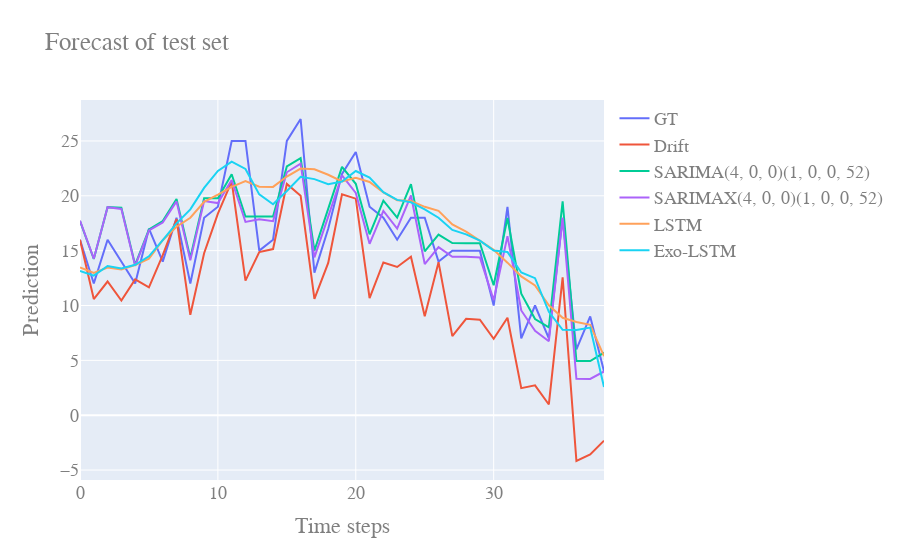
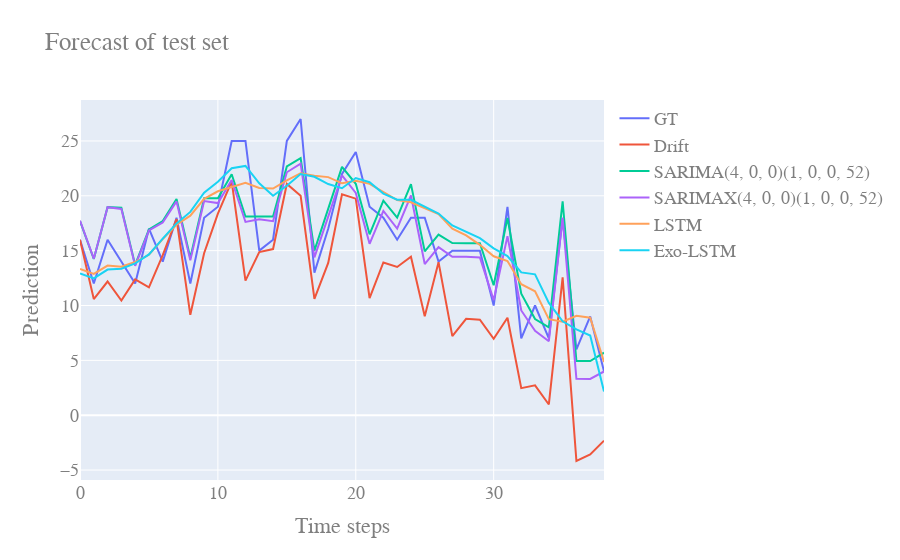
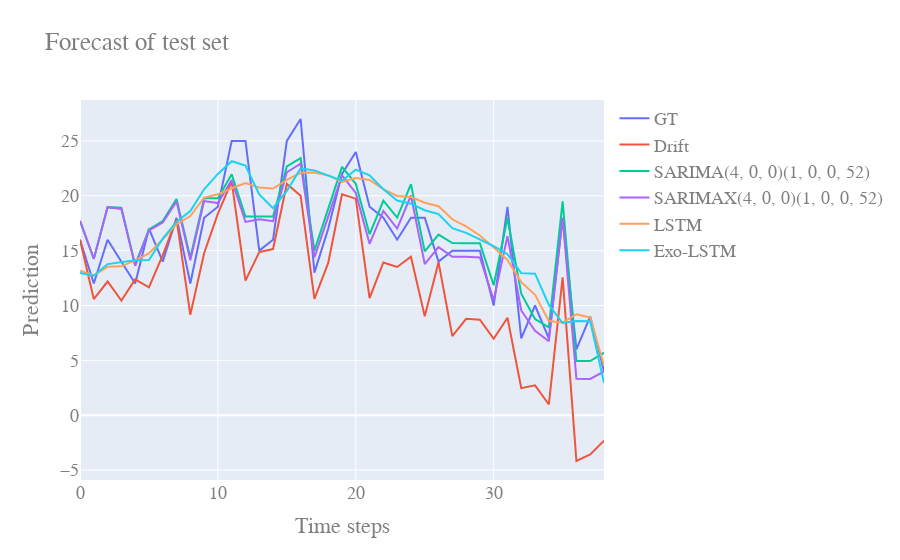
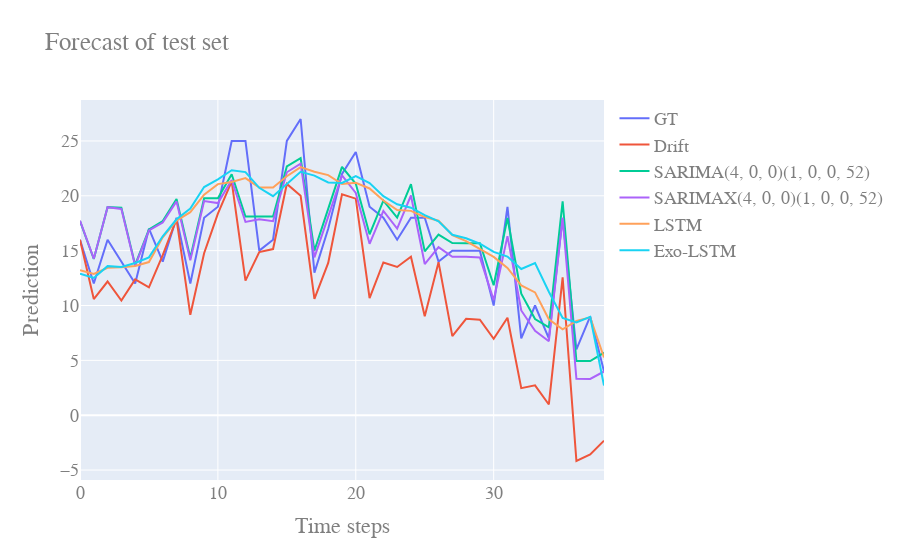

Notebook source saved alongside these figures, in order:
### Markdown cell above
# Forecasting evaluation

### Code cell
single_run_results = []
n_runs = 5

for dataset in aug_datasets:
    print("Running forecasting for sales in", dataset)
    curr_def_rmse = curr_def_mae = curr_aug_rmse = curr_aug_mae = 0
    for run in range(n_runs):
        print ("Run #", run+1)
        # Load the default and augmented versions of the data
        aug_dataset = aug_datasets[dataset]
        def_dataset = def_datasets[dataset]

        # Create training and test data
        def_train, def_test = ts_train_test_split(def_dataset)
        aug_train, aug_test = ts_train_test_split(aug_dataset)

        def_tr_df, def_te_df = prepare_for_network(def_train, def_test)
        aug_tr_df, aug_te_df = prepare_for_network(aug_train, aug_test)
       
        # Extract the columns which display most correlation with the value we are trying to predict.
        # As it can be seen in the 
        default_desired_input_features = cols_with_most_corr(def_dataset)
        aug_desired_input_features = cols_with_most_corr(def_dataset)
        aug_desired_input_features.append(10)
        
        print("Default input features:", default_desired_input_features)
        print("Input features with exogenous data:", aug_desired_input_features)

        # Prepare data for the LSTM Network. We need to create sequences of inputs and outputs
        # so that our time series problem esentially becomes a "supervised regression problem"
        def_inp_tr, def_out_tr, def_inp_te, def_out_te = build_in_out_seq(def_tr_df, def_te_df, default_desired_input_features)
        aug_inp_tr, aug_out_tr, aug_inp_te, aug_out_te = build_in_out_seq(aug_tr_df, aug_te_df, aug_desired_input_features)

        # Transform the input and output sequences into PyTorch Tensors in order to feed them to the model
        def_x_train=torch.cat((torch.Tensor(def_inp_tr),torch.Tensor(def_out_tr)),1)
        def_x_test=torch.Tensor(def_inp_te)
        aug_x_train=torch.cat((torch.Tensor(aug_inp_tr),torch.Tensor(aug_out_tr)),1)
        aug_x_test=torch.Tensor(aug_inp_te)

        # Define the two LSTM Models and Optimizer objects (one for the default data and the other for the augmented)
        # First create the LSTM Model that will be used for forecasting
        loss_fn = nn.MSELoss()

        def_LSTM_Model = Model(input_size=len(default_desired_input_features), hidden_size=len(default_desired_input_features)*21, output_size=len(default_desired_input_features))
        def_optimizer = optim.Adam(def_LSTM_Model.parameters(), lr=1e-3)
        def_scheduler = optim.lr_scheduler.StepLR(optimizer=def_optimizer, step_size=25, gamma=0.1)
        def_opt_obj = Optimization(def_LSTM_Model, loss_fn, def_optimizer, def_scheduler)

        aug_LSTM_Model = Model(input_size=len(aug_desired_input_features), hidden_size=len(aug_desired_input_features)*21, output_size=len(aug_desired_input_features))
        aug_optimizer = optim.Adam(aug_LSTM_Model.parameters(), lr=1e-3)
        aug_scheduler = optim.lr_scheduler.StepLR(optimizer=aug_optimizer, step_size=25, gamma=0.1)
        aug_opt_obj = Optimization(aug_LSTM_Model, loss_fn, aug_optimizer, aug_scheduler)
        
        ## Run Drift + seasonality forecast as baseline
        print("Running Drift and Seasonal Drift models based on STL Decomposition...")
        f_steps = def_test.shape[0]
        decomp = decompose(def_train["TMEDIA °C"], period=52)
        drift_forecast = forecast(decomp, steps=f_steps, fc_func=drift, seasonal=True)
        drift_rmse = sm.tools.eval_measures.rmse(def_test["TMEDIA °C"].values, drift_forecast["drift+seasonal"].values)
        drift_mae = sm.tools.eval_measures.meanabs(def_test["TMEDIA °C"].values, drift_forecast["drift+seasonal"].values)
        print("Done\n")
        
        # Run ARIMA as another baseline
        print("Running SARIMA model...")
        # Fit your model
        sarima_model = pm.auto_arima(def_train["TMEDIA °C"], seasonal=True, m=52, suppress_warnings=True, max_order=None, \
                                    start_p=3, start_q=0, start_P=0, start_Q=0, \
                                    max_p=6, max_d=1, max_q=1, max_P=1, max_D=1, max_Q=1)
        # Get model params
        sarima_order = sarima_model.get_params()["order"]
        sarima_s_order = sarima_model.get_params()["seasonal_order"]
        # Predict #test steps into the future
        sarima_forecasts = sarima_model.predict(f_steps)  
        sarima_rmse = sm.tools.eval_measures.rmse(def_test["TMEDIA °C"].values, sarima_forecasts)
        sarima_mae = sm.tools.eval_measures.meanabs(def_test["TMEDIA °C"].values, sarima_forecasts)
        print("Done\n")
        
        print("Running SARIMAX model...")
        sarimax_model = SARIMAX(endog=aug_train["TMEDIA °C"], exog=aug_train.iloc[:, [10]], \
                                order=sarima_order, seasonal_order=sarima_s_order)
        sarimax_fitted = sarimax_model.fit()
        sarimax_forecasts = sarimax_fitted.forecast(f_steps, exog=aug_test.iloc[:, [10]])  
        sarimax_rmse = sm.tools.eval_measures.rmse(def_test["TMEDIA °C"].values, sarimax_forecasts)
        sarimax_mae = sm.tools.eval_measures.meanabs(def_test["TMEDIA °C"].values, sarimax_forecasts)
        print("Done\n")

        # Run LSTM and Exo-LSTM
        print("Training the default LSTM model...")
        def_opt_obj.train(def_x_train[:,:-1],def_x_train[:,1:],def_x_train[:,:-1],def_x_train[:,1:], do_teacher_forcing=True, n_epochs=len(default_desired_input_features)*10)
        print("Done\n")
        print("Training the augmented Exo-LSTM model...")
        aug_opt_obj.train(aug_x_train[:,:-1],aug_x_train[:,1:],aug_x_train[:,:-1],aug_x_train[:,1:], do_teacher_forcing=True, n_epochs=len(aug_desired_input_features)*10)
        print("Done\n")

        def_pred=def_LSTM_Model(def_x_test, f_steps)
        aug_pred=aug_LSTM_Model(aug_x_test, f_steps)

        # Check results of both forecasts
        def_mean = np.mean(def_train["TMEDIA °C"].values)
        def_std = np.std(def_train["TMEDIA °C"].values)
        aug_mean = np.mean(aug_train["TMEDIA °C"].values)
        aug_std = np.std(aug_train["TMEDIA °C"].values)
        
        curr_def_rmse, curr_def_mae = check_lstm_forecast_results(def_pred, def_inp_te, def_out_te, def_mean, def_std)
        curr_aug_rmse, curr_aug_mae = check_lstm_forecast_results(aug_pred, aug_inp_te, aug_out_te, aug_mean, aug_std)
        
        fig = go.Figure()
        
        x_labels = list(range(0,f_steps))
        fig.add_trace(go.Scatter(x=x_labels, y=def_out_te[0,:,0]*def_std+def_mean,
                    mode='lines', name='GT'))
        fig.add_trace(go.Scatter(x=x_labels, y=drift_forecast["drift+seasonal"].values,
                    mode='lines', name='Drift'))
        fig.add_trace(go.Scatter(x=x_labels, y=sarima_forecasts,
                    mode='lines', name='SARIMA'+str(sarima_order)+str(sarima_s_order)))
        fig.add_trace(go.Scatter(x=x_labels, y=sarimax_forecasts,
                    mode='lines', name='SARIMAX'+str(sarima_order)+str(sarima_s_order)))
        fig.add_trace(go.Scatter(x=x_labels, y=def_pred[0,:,0].detach().cpu().numpy()*def_std+def_mean,
                    mode='lines', name='LSTM'))
        fig.add_trace(go.Scatter(x=x_labels, y=aug_pred[0,:,0].detach().cpu().numpy()*aug_std+aug_mean,
                    mode='lines', name='Exo-LSTM'))
        # Update plot title and axis titles, then save plot as a HTML File
        fig.update_layout(
            title="Forecast of test set",
            xaxis_title="Time steps",
            yaxis_title="Prediction",
            font=dict(
                family="Courier New, monospace",
                size=18,
                color="#7f7f7f"
            )
        )
        fig.show()
        pltio.write_html(fig, dataset+"-"+"run"+str(run+1)+"-weather-results.html")
        print("Scaled MAE for LSTM:", MASE((def_inp_te[0,:,0] * def_std) + def_mean, (def_out_te[0,:,0] * def_std) + def_mean, (def_pred[0,-39:,0].detach().cpu().numpy()*def_std)+def_mean))
        print("Scaled MAE for Exo-LSTM:", MASE((aug_inp_te[0,:,0] * aug_std) + aug_mean, (aug_out_te[0,:,0] * aug_std) + aug_mean, (aug_pred[0,-39:,0].detach().cpu().numpy()*aug_std)+aug_mean))
        single_run_results.append([dataset, "run "+str(run+1), drift_rmse, sarima_rmse, sarimax_rmse, curr_def_rmse, curr_aug_rmse, \
                                   drift_mae, sarima_mae, sarimax_mae, curr_def_mae, curr_aug_mae])
        print()

### Figure 1 — Plotly figure (JSON) as saved in the notebook; plotly's stock layout.template omitted (floating-point values rounded to 4 significant figures)
{"data": [{"mode": "lines", "name": "GT", "type": "scatter", "x": [0, 1, 2, 3, 4, 5, 6, 7, 8, 9, 10, 11, 12, 13, 14, 15, 16, 17, 18, 19, 20, 21, 22, 23, 24, 25, 26, 27, 28, 29, 30, 31, 32, 33, 34, 35, 36, 37, 38], "y": [16, 12, 16, 14, 12, 17, 14, 18, 12, 18, 19, 25, 25, 15, 16, 25, 27, 13, 17, 22, 24, 19, 18, 16, 18, 18, 14, 15, 15, 15, 10, 19, 7.0, 10, 7.0, 18, 6, 9, 4]}, {"mode": "lines", "name": "Drift", "type": "scatter", "x": [0, 1, 2, 3, 4, 5, 6, 7, 8, 9, 10, 11, 12, 13, 14, 15, 16, 17, 18, 19, 20, 21, 22, 23, 24, 25, 26, 27, 28, 29, 30, 31, 32, 33, 34, 35, 36, 37, 38], "y": [15.99, 10.59, 12.19, 10.45, 12.38, 11.65, 14.59, 17.87, 9.152, 14.77, 18.38, 21.32, 12.26, 14.87, 15.14, 21.08, 20.01, 10.61, 13.88, 20.14, 19.74, 10.66, 13.92, 13.52, 14.44, 9.028, 13.95, 7.203, 8.79, 8.71, 6.964, 8.884, 2.471, 2.725, 0.9803, 12.57, -4.173, -3.581, -2.321]}, {"mode": "lines", "name": "SARIMA(4, 0, 0)(1, 0, 0, 52)", "type": "scatter", "x": [0, 1, 2, 3, 4, 5, 6, 7, 8, 9, 10, 11, 12, 13, 14, 15, 16, 17, 18, 19, 20, 21, 22, 23, 24, 25, 26, 27, 28, 29, 30, 31, 32, 33, 34, 35, 36, 37, 38], "y": [17.7, 14.24, 18.97, 18.91, 13.7, 16.93, 17.7, 19.72, 14.36, 19.79, 19.77, 21.97, 18.12, 18.13, 18.12, 22.68, 23.43, 15.0, 18.82, 22.64, 21.09, 16.49, 19.55, 18.01, 21.07, 14.93, 16.46, 15.69, 15.68, 15.68, 11.85, 17.98, 11.07, 8.771, 8.003, 19.5, 4.933, 4.931, 5.697]}, {"mode": "lines", "name": "SARIMAX(4, 0, 0)(1, 0, 0, 52)", "type": "scatter", "x": [0, 1, 2, 3, 4, 5, 6, 7, 8, 9, 10, 11, 12, 13, 14, 15, 16, 17, 18, 19, 20, 21, 22, 23, 24, 25, 26, 27, 28, 29, 30, 31, 32, 33, 34, 35, 36, 37, 38], "y": [17.74, 14.27, 18.96, 18.8, 13.61, 16.85, 17.56, 19.49, 14.12, 19.51, 19.34, 21.44, 17.62, 17.86, 17.68, 22.14, 22.93, 14.39, 18.11, 21.87, 20.26, 15.62, 18.62, 17.02, 20.03, 13.78, 15.32, 14.44, 14.45, 14.38, 10.49, 16.33, 9.548, 7.692, 6.745, 17.99, 3.319, 3.302, 3.986]}, {"mode": "lines", "name": "LSTM", "type": "scatter", "x": [0, 1, 2, 3, 4, 5, 6, 7, 8, 9, 10, 11, 12, 13, 14, 15, 16, 17, 18, 19, 20, 21, 22, 23, 24, 25, 26, 27, 28, 29, 30, 31, 32, 33, 34, 35, 36, 37, 38], "y": [13.47, 12.97, 13.47, 13.28, 13.7, 14.27, 15.95, 17.18, 18.0, 19.45, 20.11, 20.81, 21.33, 20.83, 20.81, 21.76, 22.48, 22.42, 21.92, 21.3, 21.64, 21.26, 20.31, 19.59, 19.53, 18.99, 18.63, 17.4, 16.73, 15.93, 15.08, 13.91, 12.65, 11.84, 10.02, 8.881, 8.492, 8.244, 5.384, 7.808, 8.252, 7.989, 6.48, 5.199, 7.414, 8.875, 8.637, 7.507, 9.286, 10.36, 12.3, 13.05, 13.8, 14.49, 15.57, 16.4, 17.13, 17.82, 18.45, 19.03, 19.54, 19.97, 20.32, 20.58, 20.73, 20.8, 20.79, 20.69, 20.5, 20.18, 19.7, 19.07, 18.35, 17.61, 16.88, 16.15, 15.42, 14.65, 13.82, 12.94, 12.01, 11.06, 10.11, 9.196, 8.382, 7.718, 7.231, 6.913, 6.72, 6.605, 6.54, 6.524, 6.573]}, {"mode": "lines", "name": "Exo-LSTM", "type": "scatter", "x": [0, 1, 2, 3, 4, 5, 6, 7, 8, 9, 10, 11, 12, 13, 14, 15, 16, 17, 18, 19, 20, 21, 22, 23, 24, 25, 26, 27, 28, 29, 30, 31, 32, 33, 34, 35, 36, 37, 38], "y": [13.15, 12.72, 13.61, 13.37, 13.71, 14.48, 15.96, 17.48, 18.77, 20.72, 22.27, 23.12, 22.45, 20.13, 19.23, 20.43, 21.74, 21.52, 21.05, 21.3, 22.26, 21.66, 20.33, 19.63, 19.4, 18.76, 18.0, 16.89, 16.48, 15.91, 15.01, 14.88, 13.0, 12.49, 9.428, 7.789, 7.777, 7.986, 2.568, 6.067, 9.334, 11.49, 7.204, 3.345, 6.028, 9.469, 8.692, 4.368, 6.046, 7.17, 8.901, 8.961, 10.16, 11.57, 13.41, 14.61, 15.47, 16.12, 16.65, 17.12, 17.61, 18.17, 18.84, 19.67, 20.66, 21.62, 21.74, 21.0, 20.58, 20.81, 21.19, 21.44, 21.57, 21.64, 21.67, 21.66, 21.38, 20.76, 20.04, 19.34, 18.67, 17.98, 17.29, 16.67, 16.1, 15.44, 14.62, 13.56, 12.12, 10.35, 8.656, 7.557, 7.03]}], "layout": {"font": {"color": "#7f7f7f", "family": "Courier New, monospace", "size": 18}, "title": {"text": "Forecast of test set"}, "xaxis": {"title": {"text": "Time steps"}}, "yaxis": {"title": {"text": "Prediction"}}}}

### Figure 2 — Plotly figure (JSON) as saved in the notebook; plotly's stock layout.template omitted (floating-point values rounded to 4 significant figures)
{"data": [{"mode": "lines", "name": "GT", "type": "scatter", "x": [0, 1, 2, 3, 4, 5, 6, 7, 8, 9, 10, 11, 12, 13, 14, 15, 16, 17, 18, 19, 20, 21, 22, 23, 24, 25, 26, 27, 28, 29, 30, 31, 32, 33, 34, 35, 36, 37, 38], "y": [16, 12, 16, 14, 12, 17, 14, 18, 12, 18, 19, 25, 25, 15, 16, 25, 27, 13, 17, 22, 24, 19, 18, 16, 18, 18, 14, 15, 15, 15, 10, 19, 7.0, 10, 7.0, 18, 6, 9, 4]}, {"mode": "lines", "name": "Drift", "type": "scatter", "x": [0, 1, 2, 3, 4, 5, 6, 7, 8, 9, 10, 11, 12, 13, 14, 15, 16, 17, 18, 19, 20, 21, 22, 23, 24, 25, 26, 27, 28, 29, 30, 31, 32, 33, 34, 35, 36, 37, 38], "y": [15.99, 10.59, 12.19, 10.45, 12.38, 11.65, 14.59, 17.87, 9.152, 14.77, 18.38, 21.32, 12.26, 14.87, 15.14, 21.08, 20.01, 10.61, 13.88, 20.14, 19.74, 10.66, 13.92, 13.52, 14.44, 9.028, 13.95, 7.203, 8.79, 8.71, 6.964, 8.884, 2.471, 2.725, 0.9803, 12.57, -4.173, -3.581, -2.321]}, {"mode": "lines", "name": "SARIMA(4, 0, 0)(1, 0, 0, 52)", "type": "scatter", "x": [0, 1, 2, 3, 4, 5, 6, 7, 8, 9, 10, 11, 12, 13, 14, 15, 16, 17, 18, 19, 20, 21, 22, 23, 24, 25, 26, 27, 28, 29, 30, 31, 32, 33, 34, 35, 36, 37, 38], "y": [17.7, 14.24, 18.97, 18.91, 13.7, 16.93, 17.7, 19.72, 14.36, 19.79, 19.77, 21.97, 18.12, 18.13, 18.12, 22.68, 23.43, 15.0, 18.82, 22.64, 21.09, 16.49, 19.55, 18.01, 21.07, 14.93, 16.46, 15.69, 15.68, 15.68, 11.85, 17.98, 11.07, 8.771, 8.003, 19.5, 4.933, 4.931, 5.697]}, {"mode": "lines", "name": "SARIMAX(4, 0, 0)(1, 0, 0, 52)", "type": "scatter", "x": [0, 1, 2, 3, 4, 5, 6, 7, 8, 9, 10, 11, 12, 13, 14, 15, 16, 17, 18, 19, 20, 21, 22, 23, 24, 25, 26, 27, 28, 29, 30, 31, 32, 33, 34, 35, 36, 37, 38], "y": [17.74, 14.27, 18.96, 18.8, 13.61, 16.85, 17.56, 19.49, 14.12, 19.51, 19.34, 21.44, 17.62, 17.86, 17.68, 22.14, 22.93, 14.39, 18.11, 21.87, 20.26, 15.62, 18.62, 17.02, 20.03, 13.78, 15.32, 14.44, 14.45, 14.38, 10.49, 16.33, 9.548, 7.692, 6.745, 17.99, 3.319, 3.302, 3.986]}, {"mode": "lines", "name": "LSTM", "type": "scatter", "x": [0, 1, 2, 3, 4, 5, 6, 7, 8, 9, 10, 11, 12, 13, 14, 15, 16, 17, 18, 19, 20, 21, 22, 23, 24, 25, 26, 27, 28, 29, 30, 31, 32, 33, 34, 35, 36, 37, 38], "y": [13.33, 12.89, 13.64, 13.54, 13.96, 14.63, 16.05, 17.36, 18.19, 19.73, 20.41, 20.83, 21.18, 20.72, 20.66, 21.41, 22.06, 21.83, 21.7, 21.14, 21.37, 21.09, 20.37, 19.61, 19.41, 18.85, 18.34, 16.99, 16.39, 15.53, 14.49, 14.05, 11.94, 11.3, 8.758, 8.531, 9.068, 8.892, 4.856, 8.478, 9.118, 8.616, 6.403, 4.528, 7.834, 10.07, 9.619, 7.699, 9.715, 10.82, 12.73, 13.28, 13.96, 14.57, 15.62, 16.53, 17.37, 18.16, 18.9, 19.58, 20.18, 20.64, 20.96, 21.16, 21.24, 21.24, 21.17, 21.04, 20.85, 20.63, 20.35, 19.94, 19.33, 18.51, 17.56, 16.61, 15.72, 14.9, 14.19, 13.58, 12.96, 12.24, 11.34, 10.28, 9.138, 8.07, 7.173, 6.559, 6.281, 6.241, 6.308, 6.423, 6.582]}, {"mode": "lines", "name": "Exo-LSTM", "type": "scatter", "x": [0, 1, 2, 3, 4, 5, 6, 7, 8, 9, 10, 11, 12, 13, 14, 15, 16, 17, 18, 19, 20, 21, 22, 23, 24, 25, 26, 27, 28, 29, 30, 31, 32, 33, 34, 35, 36, 37, 38], "y": [12.91, 12.47, 13.27, 13.35, 13.84, 14.66, 16.1, 17.48, 18.53, 20.29, 21.28, 22.51, 22.72, 21.13, 20.01, 20.92, 21.98, 21.73, 21.07, 20.69, 21.62, 21.24, 20.21, 19.65, 19.63, 19.01, 18.39, 17.3, 16.75, 16.14, 15.21, 14.51, 13.01, 12.84, 10.24, 8.557, 7.825, 7.263, 2.159, 5.91, 8.729, 11.81, 8.344, 5.381, 7.618, 9.584, 8.269, 4.519, 6.383, 7.194, 9.248, 10.02, 11.28, 12.44, 14.01, 15.2, 16.13, 16.87, 17.51, 18.12, 18.76, 19.45, 20.26, 21.19, 21.91, 21.95, 21.48, 21.14, 21.17, 21.39, 21.52, 21.45, 21.28, 21.09, 20.85, 20.5, 20.08, 19.59, 19.02, 18.37, 17.7, 17.01, 16.32, 15.6, 14.78, 13.79, 12.55, 11.05, 9.396, 7.789, 6.356, 5.314, 5.159]}], "layout": {"font": {"color": "#7f7f7f", "family": "Courier New, monospace", "size": 18}, "title": {"text": "Forecast of test set"}, "xaxis": {"title": {"text": "Time steps"}}, "yaxis": {"title": {"text": "Prediction"}}}}

### Figure 3 — Plotly figure (JSON) as saved in the notebook; plotly's stock layout.template omitted (floating-point values rounded to 4 significant figures)
{"data": [{"mode": "lines", "name": "GT", "type": "scatter", "x": [0, 1, 2, 3, 4, 5, 6, 7, 8, 9, 10, 11, 12, 13, 14, 15, 16, 17, 18, 19, 20, 21, 22, 23, 24, 25, 26, 27, 28, 29, 30, 31, 32, 33, 34, 35, 36, 37, 38], "y": [16, 12, 16, 14, 12, 17, 14, 18, 12, 18, 19, 25, 25, 15, 16, 25, 27, 13, 17, 22, 24, 19, 18, 16, 18, 18, 14, 15, 15, 15, 10, 19, 7.0, 10, 7.0, 18, 6, 9, 4]}, {"mode": "lines", "name": "Drift", "type": "scatter", "x": [0, 1, 2, 3, 4, 5, 6, 7, 8, 9, 10, 11, 12, 13, 14, 15, 16, 17, 18, 19, 20, 21, 22, 23, 24, 25, 26, 27, 28, 29, 30, 31, 32, 33, 34, 35, 36, 37, 38], "y": [15.99, 10.59, 12.19, 10.45, 12.38, 11.65, 14.59, 17.87, 9.152, 14.77, 18.38, 21.32, 12.26, 14.87, 15.14, 21.08, 20.01, 10.61, 13.88, 20.14, 19.74, 10.66, 13.92, 13.52, 14.44, 9.028, 13.95, 7.203, 8.79, 8.71, 6.964, 8.884, 2.471, 2.725, 0.9803, 12.57, -4.173, -3.581, -2.321]}, {"mode": "lines", "name": "SARIMA(4, 0, 0)(1, 0, 0, 52)", "type": "scatter", "x": [0, 1, 2, 3, 4, 5, 6, 7, 8, 9, 10, 11, 12, 13, 14, 15, 16, 17, 18, 19, 20, 21, 22, 23, 24, 25, 26, 27, 28, 29, 30, 31, 32, 33, 34, 35, 36, 37, 38], "y": [17.7, 14.24, 18.97, 18.91, 13.7, 16.93, 17.7, 19.72, 14.36, 19.79, 19.77, 21.97, 18.12, 18.13, 18.12, 22.68, 23.43, 15.0, 18.82, 22.64, 21.09, 16.49, 19.55, 18.01, 21.07, 14.93, 16.46, 15.69, 15.68, 15.68, 11.85, 17.98, 11.07, 8.771, 8.003, 19.5, 4.933, 4.931, 5.697]}, {"mode": "lines", "name": "SARIMAX(4, 0, 0)(1, 0, 0, 52)", "type": "scatter", "x": [0, 1, 2, 3, 4, 5, 6, 7, 8, 9, 10, 11, 12, 13, 14, 15, 16, 17, 18, 19, 20, 21, 22, 23, 24, 25, 26, 27, 28, 29, 30, 31, 32, 33, 34, 35, 36, 37, 38], "y": [17.74, 14.27, 18.96, 18.8, 13.61, 16.85, 17.56, 19.49, 14.12, 19.51, 19.34, 21.44, 17.62, 17.86, 17.68, 22.14, 22.93, 14.39, 18.11, 21.87, 20.26, 15.62, 18.62, 17.02, 20.03, 13.78, 15.32, 14.44, 14.45, 14.38, 10.49, 16.33, 9.548, 7.692, 6.745, 17.99, 3.319, 3.302, 3.986]}, {"mode": "lines", "name": "LSTM", "type": "scatter", "x": [0, 1, 2, 3, 4, 5, 6, 7, 8, 9, 10, 11, 12, 13, 14, 15, 16, 17, 18, 19, 20, 21, 22, 23, 24, 25, 26, 27, 28, 29, 30, 31, 32, 33, 34, 35, 36, 37, 38], "y": [13.17, 12.75, 13.52, 13.57, 14.12, 14.74, 16.04, 17.41, 18.15, 19.84, 20.13, 20.69, 21.16, 20.75, 20.66, 21.45, 22.09, 22.13, 21.86, 21.26, 21.63, 21.44, 20.61, 19.98, 19.9, 19.37, 19.05, 17.86, 17.22, 16.38, 15.29, 14.16, 12.13, 10.97, 8.584, 8.448, 9.203, 8.911, 4.509, 8.483, 9.756, 9.221, 6.407, 4.101, 7.26, 9.608, 9.169, 6.91, 8.86, 10.17, 12.63, 13.06, 13.79, 14.12, 15.15, 16.1, 16.95, 17.74, 18.45, 19.08, 19.61, 20.02, 20.33, 20.54, 20.67, 20.72, 20.71, 20.63, 20.47, 20.17, 19.7, 19.06, 18.31, 17.5, 16.67, 15.84, 15.03, 14.25, 13.43, 12.44, 11.31, 10.18, 9.153, 8.322, 7.743, 7.408, 7.233, 7.111, 7.001, 6.923, 6.907, 6.959, 7.069]}, {"mode": "lines", "name": "Exo-LSTM", "type": "scatter", "x": [0, 1, 2, 3, 4, 5, 6, 7, 8, 9, 10, 11, 12, 13, 14, 15, 16, 17, 18, 19, 20, 21, 22, 23, 24, 25, 26, 27, 28, 29, 30, 31, 32, 33, 34, 35, 36, 37, 38], "y": [12.97, 12.71, 13.78, 13.96, 14.12, 14.14, 16.09, 17.64, 18.6, 20.59, 21.99, 23.15, 22.75, 20.13, 18.87, 20.44, 22.5, 22.32, 21.84, 21.37, 22.38, 21.87, 20.59, 19.58, 19.28, 18.68, 18.33, 17.06, 16.63, 16.04, 15.41, 14.67, 12.95, 12.91, 10.06, 8.405, 8.579, 8.568, 2.945, 6.72, 9.919, 12.77, 7.859, 3.478, 6.367, 10.73, 8.993, 3.92, 5.581, 7.093, 8.784, 9.156, 10.55, 12.24, 14.31, 15.63, 16.36, 16.8, 17.18, 17.63, 18.22, 18.98, 19.92, 20.99, 21.85, 21.67, 20.77, 20.28, 20.55, 21.18, 21.64, 21.79, 21.78, 21.68, 21.29, 20.55, 19.57, 18.62, 17.91, 17.39, 16.92, 16.4, 15.81, 15.12, 14.26, 13.17, 11.84, 10.33, 8.842, 7.662, 7.018, 6.797, 6.755]}], "layout": {"font": {"color": "#7f7f7f", "family": "Courier New, monospace", "size": 18}, "title": {"text": "Forecast of test set"}, "xaxis": {"title": {"text": "Time steps"}}, "yaxis": {"title": {"text": "Prediction"}}}}

### Figure 4 — Plotly figure (JSON) as saved in the notebook; plotly's stock layout.template omitted (floating-point values rounded to 4 significant figures)
{"data": [{"mode": "lines", "name": "GT", "type": "scatter", "x": [0, 1, 2, 3, 4, 5, 6, 7, 8, 9, 10, 11, 12, 13, 14, 15, 16, 17, 18, 19, 20, 21, 22, 23, 24, 25, 26, 27, 28, 29, 30, 31, 32, 33, 34, 35, 36, 37, 38], "y": [16, 12, 16, 14, 12, 17, 14, 18, 12, 18, 19, 25, 25, 15, 16, 25, 27, 13, 17, 22, 24, 19, 18, 16, 18, 18, 14, 15, 15, 15, 10, 19, 7.0, 10, 7.0, 18, 6, 9, 4]}, {"mode": "lines", "name": "Drift", "type": "scatter", "x": [0, 1, 2, 3, 4, 5, 6, 7, 8, 9, 10, 11, 12, 13, 14, 15, 16, 17, 18, 19, 20, 21, 22, 23, 24, 25, 26, 27, 28, 29, 30, 31, 32, 33, 34, 35, 36, 37, 38], "y": [15.99, 10.59, 12.19, 10.45, 12.38, 11.65, 14.59, 17.87, 9.152, 14.77, 18.38, 21.32, 12.26, 14.87, 15.14, 21.08, 20.01, 10.61, 13.88, 20.14, 19.74, 10.66, 13.92, 13.52, 14.44, 9.028, 13.95, 7.203, 8.79, 8.71, 6.964, 8.884, 2.471, 2.725, 0.9803, 12.57, -4.173, -3.581, -2.321]}, {"mode": "lines", "name": "SARIMA(4, 0, 0)(1, 0, 0, 52)", "type": "scatter", "x": [0, 1, 2, 3, 4, 5, 6, 7, 8, 9, 10, 11, 12, 13, 14, 15, 16, 17, 18, 19, 20, 21, 22, 23, 24, 25, 26, 27, 28, 29, 30, 31, 32, 33, 34, 35, 36, 37, 38], "y": [17.7, 14.24, 18.97, 18.91, 13.7, 16.93, 17.7, 19.72, 14.36, 19.79, 19.77, 21.97, 18.12, 18.13, 18.12, 22.68, 23.43, 15.0, 18.82, 22.64, 21.09, 16.49, 19.55, 18.01, 21.07, 14.93, 16.46, 15.69, 15.68, 15.68, 11.85, 17.98, 11.07, 8.771, 8.003, 19.5, 4.933, 4.931, 5.697]}, {"mode": "lines", "name": "SARIMAX(4, 0, 0)(1, 0, 0, 52)", "type": "scatter", "x": [0, 1, 2, 3, 4, 5, 6, 7, 8, 9, 10, 11, 12, 13, 14, 15, 16, 17, 18, 19, 20, 21, 22, 23, 24, 25, 26, 27, 28, 29, 30, 31, 32, 33, 34, 35, 36, 37, 38], "y": [17.74, 14.27, 18.96, 18.8, 13.61, 16.85, 17.56, 19.49, 14.12, 19.51, 19.34, 21.44, 17.62, 17.86, 17.68, 22.14, 22.93, 14.39, 18.11, 21.87, 20.26, 15.62, 18.62, 17.02, 20.03, 13.78, 15.32, 14.44, 14.45, 14.38, 10.49, 16.33, 9.548, 7.692, 6.745, 17.99, 3.319, 3.302, 3.986]}, {"mode": "lines", "name": "LSTM", "type": "scatter", "x": [0, 1, 2, 3, 4, 5, 6, 7, 8, 9, 10, 11, 12, 13, 14, 15, 16, 17, 18, 19, 20, 21, 22, 23, 24, 25, 26, 27, 28, 29, 30, 31, 32, 33, 34, 35, 36, 37, 38], "y": [13.22, 12.88, 13.44, 13.48, 13.59, 13.96, 16.21, 17.74, 18.51, 20.1, 21.06, 21.25, 21.61, 20.75, 20.75, 21.79, 22.61, 22.2, 21.89, 21.08, 21.18, 20.67, 19.57, 18.7, 18.63, 18.06, 17.73, 16.42, 15.87, 15.16, 14.43, 13.43, 11.84, 11.2, 8.744, 7.83, 8.604, 8.919, 5.259, 8.317, 9.569, 9.344, 7.045, 5.814, 8.806, 11.28, 11.16, 10.73, 11.96, 12.62, 13.67, 13.85, 14.54, 15.37, 16.29, 17.09, 17.87, 18.61, 19.3, 19.9, 20.38, 20.75, 21.02, 21.23, 21.37, 21.46, 21.47, 21.38, 21.19, 20.89, 20.45, 19.87, 19.15, 18.33, 17.5, 16.69, 15.91, 15.14, 14.33, 13.44, 12.44, 11.32, 10.15, 9.049, 8.112, 7.416, 6.983, 6.843, 6.884, 6.915, 6.879, 6.839, 6.858]}, {"mode": "lines", "name": "Exo-LSTM", "type": "scatter", "x": [0, 1, 2, 3, 4, 5, 6, 7, 8, 9, 10, 11, 12, 13, 14, 15, 16, 17, 18, 19, 20, 21, 22, 23, 24, 25, 26, 27, 28, 29, 30, 31, 32, 33, 34, 35, 36, 37, 38], "y": [12.91, 12.51, 13.59, 13.52, 13.87, 14.39, 16.31, 17.86, 18.85, 20.8, 21.5, 22.33, 22.16, 20.73, 19.96, 21.09, 22.19, 21.84, 21.22, 21.17, 21.8, 21.16, 19.96, 19.23, 18.91, 18.23, 17.67, 16.44, 16.13, 15.63, 14.89, 14.46, 13.33, 13.86, 11.26, 8.875, 8.452, 8.964, 2.701, 6.808, 9.992, 12.77, 7.611, 3.658, 6.801, 10.9, 8.242, 2.601, 5.241, 6.73, 8.154, 8.069, 9.685, 11.43, 13.37, 14.8, 15.84, 16.63, 17.3, 17.92, 18.53, 19.16, 19.83, 20.56, 21.28, 21.65, 21.58, 21.42, 21.45, 21.54, 21.63, 21.68, 21.67, 21.55, 21.3, 20.86, 20.22, 19.48, 18.73, 18.02, 17.35, 16.73, 16.12, 15.49, 14.81, 14.04, 13.1, 11.9, 10.39, 8.754, 7.458, 6.753, 6.604]}], "layout": {"font": {"color": "#7f7f7f", "family": "Courier New, monospace", "size": 18}, "title": {"text": "Forecast of test set"}, "xaxis": {"title": {"text": "Time steps"}}, "yaxis": {"title": {"text": "Prediction"}}}}
